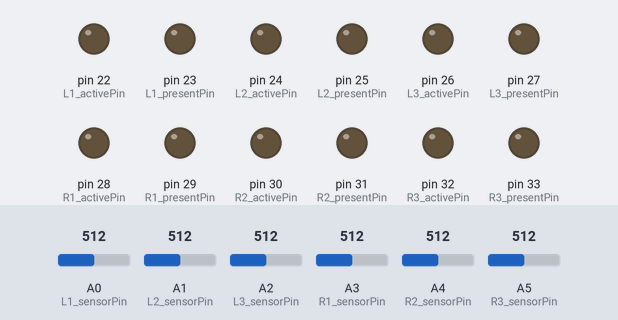
Recording of a sketch running on a simulated Arduino Mega 2560, built with avr-gcc and run on an emulated ATmega2560. Parts: output pins drawn as LEDs (lit = HIGH). The inputs (shaded band) are chosen by the test bench; at power-on: A0 (L1_sensorPin) = 512, A1 (L2_sensorPin) = 512, A3 (R1_sensorPin) = 512, A2 (L3_sensorPin) = 512, A4 (R2_sensorPin) = 512, A5 (R3_sensorPin) = 512. WiFi joins after 1.5 s; servers stay silent unless stated; no MQTT or app messages arrive unless stated; what the sketch prints to the serial monitor is not drawn.

Above: at 1.2 s.
1.3 s: A0 (L1_sensorPin) set to 363
4.3 s: A0 (L1_sensorPin) set to 340
At 4.9 s:
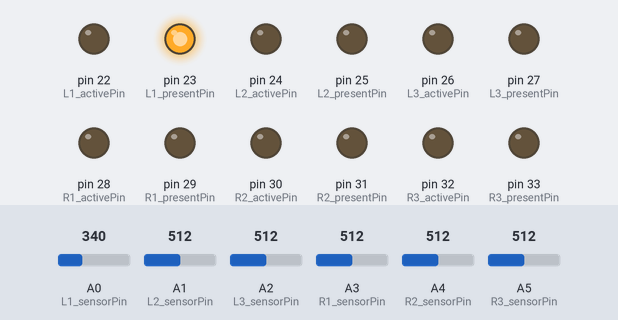
6.5 s: A1 (L2_sensorPin) set to 861
At 7.6 s:
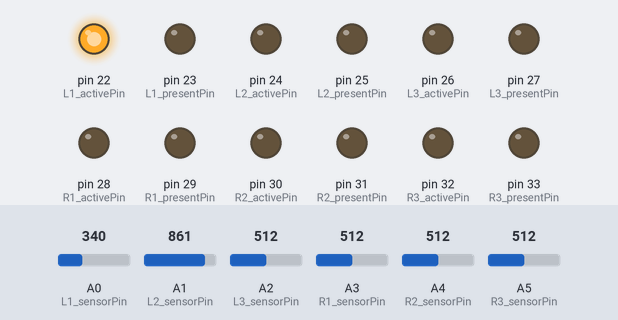
8.8 s: A1 (L2_sensorPin) set to 880
At 11.3 s:
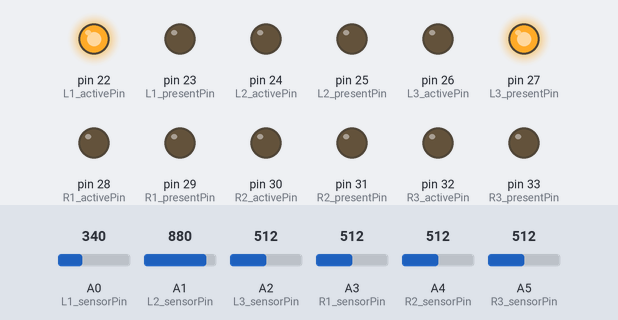
11.8 s: A3 (R1_sensorPin) set to 368
14.8 s: A3 (R1_sensorPin) set to 335
At 19.0 s:
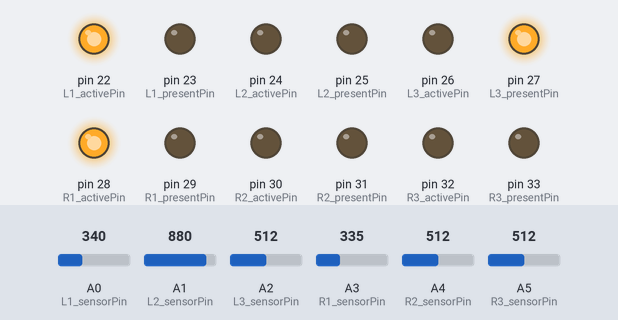
Timing chart, 0 to 22.3 s (numbered marks = the images above; inputs shaded):
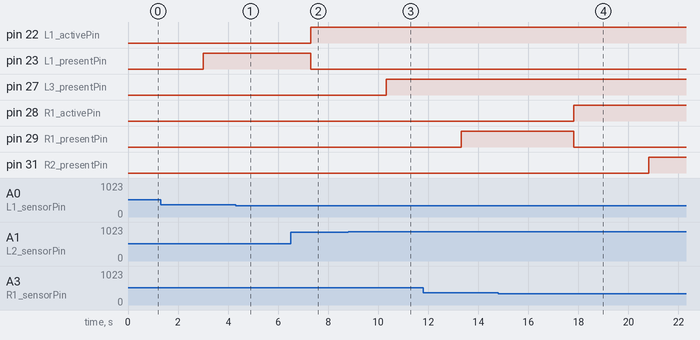

The sketch:

OchsnerSensorMega.ino
```cpp
#include <SPI.h>
#include <Ethernet.h>
#include <PubSubClient.h>

// Update these with values suitable for your hardware/network.
byte mac[] = { 0xDE, 0xAD, 0xBE, 0xEF, 0xFE, 0xEE };
IPAddress ip(192, 168, 2, 105);

/*
 * Analog Readings from sensor:
 *
 * ACTIVE: 0-450
 * PRESENT: 451-900
 * IDLE: > 900
 *
 */

/*
 * These three config variables below can be changed
 */
#define STATE_CHANGE_BUFFER_SECONDS 3 // The buffer period before changing states
#define ACTIVE_MAX_INCHES 24          // The max distance for the ACTIVE state
#define PRESENT_MAX_INCHES 48         // The max distance for the PRESENT state

// The Client ID for connecting to the MQTT Broker
// const char "magicSurfaceClient" = "magicSurfaceClient";

// Presence States
#define ACTIVE_STATE 0
#define PRESENT_STATE 1
#define IDLE_STATE 2
#define TRIGGERED_STATE 3

#define NUM_STATIONS 6                // The number of stations

// Station Pins
const int L1_sensorPin = 54;          // The proximity sensor pin for L1 (INPUT)
const int L1_activePin = 22;          // The ACTIVE state pin to trigger the L1 matrix/teensy (OUTPUT)
const int L1_presentPin = 23;         // The PRESENT state pin to trigger the L1 matrix/teensy (OUTPUT)

const int L2_sensorPin = 55;          // The proximity sensor pin for L2 (INPUT)
const int L2_activePin = 24;          // The ACTIVE state pin to trigger the L2 matrix/teensy (OUTPUT)
const int L2_presentPin = 25;         // The PRESENT state pin to trigger the L2 matrix/teensy (OUTPUT)

const int L3_sensorPin = 56;          // The proximity sensor pin for L3 (INPUT)
const int L3_activePin = 26;          // The ACTIVE state pin to trigger the L3 matrix/teensy (OUTPUT)
const int L3_presentPin = 27;         // The PRESENT state pin to trigger the L3 matrix/teensy (OUTPUT)

const int R1_sensorPin = 57;          // The proximity sensor pin for R1 (INPUT)
const int R1_activePin = 28;          // The ACTIVE state pin to trigger the R1 matrix/teensy (OUTPUT)
const int R1_presentPin = 29;         // The PRESENT state pin to trigger the R1 matrix/teensy (OUTPUT)

const int R2_sensorPin = 58;          // The proximity sensor pin for R2 (INPUT)
const int R2_activePin = 30;          // The ACTIVE state pin to trigger the R2 matrix/teensy (OUTPUT)
const int R2_presentPin = 31;         // The PRESENT state pin to trigger the R2 matrix/teensy (OUTPUT)

const int R3_sensorPin = 59;          // The proximity sensor pin for R3 (INPUT)
const int R3_activePin = 32;          // The ACTIVE state pin to trigger the R3 matrix/teensy (OUTPUT)
const int R3_presentPin = 33;         // The PRESENT state pin to trigger the R3 matrix/teensy (OUTPUT)

// Initialize the current state for each station
int L1_currentState;
int L2_currentState;
int L3_currentState;
int R1_currentState;
int R2_currentState;
int R3_currentState;

bool L1_waiting = false;
bool L2_waiting = false;
bool L3_waiting = false;
bool R1_waiting = false;
bool R2_waiting = false;
bool R3_waiting = false;

// Initialize the ethernet library
EthernetClient net;
// Initialize the MQTT library
PubSubClient mqttClient(net);

// The Client ID for connecting to the MQTT Broker
const char* CLIENT_ID = "MS_LR";

// The Topic for mqtt messaging
const char* TOPIC = "command/MS_LR";

const char* mqttServer = "192.168.2.10";
const int mqttPort = 1883;

// Station names, used as MQTT Topics
const char stations[NUM_STATIONS][10] = {"MS_L1", "MS_L2", "MS_L3", "MS_R1", "MS_R2", "MS_R3"};

// Station states, used as MQTT Messages
const char states[4][10] = {"ACTIVE", "PRESENT", "IDLE", "TRIGGERED"};

// Put the current states into an array for indexing
int currentStates[NUM_STATIONS] = {L1_currentState, L2_currentState, L3_currentState, R1_currentState, R2_currentState, R3_currentState};
bool stationWaiting[NUM_STATIONS] = {L1_waiting, L2_waiting, L3_waiting, R1_waiting, R2_waiting, R3_waiting};

// Put the pins into arrays for indexing
const int sensorPins[NUM_STATIONS] = {L1_sensorPin, L2_sensorPin, L3_sensorPin, R1_sensorPin, R2_sensorPin, R3_sensorPin};
const int activePins[NUM_STATIONS] = {L1_activePin, L2_activePin, L3_activePin, R1_activePin, R2_activePin, R3_activePin};
const int presentPins[NUM_STATIONS] = {L1_presentPin, L2_presentPin, L3_presentPin, R1_presentPin, R2_presentPin, R3_presentPin};

long lastReconnectAttempt = 0;

// Reconnect to the MQTT broker when the connection is lost
void reconnect() {
  while (!mqttClient.connected()) {
    Serial.print("Attempting MQTT connection...");
    // Attempt to connect with the client ID
    if (mqttClient.connect(CLIENT_ID)) {
        Serial.println("Connected!");
        // Once connected, publish an announcement...
        mqttClient.publish(CLIENT_ID, "CONNECTED", true);

        // Subscribe to each station topic
        for (int i = 0; i < NUM_STATIONS; i++) {
          mqttClient.publish(stations[i], "CONNECTED SENSOR", true);
          mqttClient.subscribe(stations[i]);
        }
    } else {
        Serial.print("failed, rc=");
        Serial.print(mqttClient.state());
        Serial.println(" try again in 5 seconds");
        // Wait 5 seconds before retrying
        delay(5000);
    }
  }
}

boolean reconnect_non_blocking() {
  if (mqttClient.connect(CLIENT_ID)) {
    Serial.println("Connected!");
    // Once connected, publish an announcement...
    mqttClient.publish(CLIENT_ID, "CONNECTED", true);

    // Subscribe to each station topic
    for (int i = 0; i < NUM_STATIONS; i++) {
      mqttClient.publish(stations[i], "CONNECTED SENSOR", true);
      mqttClient.subscribe(stations[i]);
    }
  } else {
    Serial.print("failed, rc=");
    Serial.print(mqttClient.state());
  }
  return mqttClient.connected();
}


void messageReceived(char* topic, byte* payload, unsigned int length) {
  Serial.print("Message arrived [");
  Serial.print(topic);
  Serial.println("] ");
  char payloadArr[length+1];

  for (unsigned int i=0;i<length;i++)
  {
    payloadArr[i] = (char)payload[i];
  }
  payloadArr[length] = 0;

  Serial.println(payloadArr);  // null terminated array
}


void setup() {
  // Initialize serial communication:
  Serial.begin(9600);

  // Initialize the ethernet connection
  Ethernet.begin(mac, ip);
  mqttClient.setServer(mqttServer, mqttPort);
  mqttClient.setCallback(messageReceived);

  // Initialize all pins and set currentStates to IDLE
  for (int i = 0; i < NUM_STATIONS; i++) {
    pinMode(sensorPins[i], INPUT);
    pinMode(activePins[i], OUTPUT);
    pinMode(presentPins[i], OUTPUT);
    currentStates[i] = IDLE_STATE;
  }
  lastReconnectAttempt = 0;
}

void loop() {
  if (!mqttClient.connected()) {
    long now = millis();
    if (now - lastReconnectAttempt > 5000) {
      lastReconnectAttempt = now;
      // Attempt to reconnect
      if (reconnect_non_blocking()) {
        lastReconnectAttempt = 0;
      }
    }
  } else {
    mqttClient.loop();
  }

  // Run each statin through the state machine
  for (int i = 0; i < NUM_STATIONS; i++) {
    stateMachine(i);
  }
  // Small delay to keep things stable
  delay(10);
}

int lastTempState[NUM_STATIONS];
void stateMachine (int pos) {
  int tempState;
  long analogDistance, inches;
  bool waiting = false;
  volatile static unsigned long lastStateChangeTime = 0;

  // The raw (voltage) signal coming from the sensor
  analogDistance = analogRead(sensorPins[pos]);
  inches = analogToInches(analogDistance);

  // Get the current sensor state
  tempState = getState(inches);

  // Only set the lastStateChangeTime on the first loop
  if (tempState != lastTempState[pos] && lastTempState[pos] == currentStates[pos]) {
    lastStateChangeTime = millis();
  }

  stationWaiting[pos] = tempState != currentStates[pos] &&
                        tempState == lastTempState[pos] &&
                        (millis() - lastStateChangeTime) <= STATE_CHANGE_BUFFER_SECONDS * 1000;
  waiting = currentStates[pos] == IDLE_STATE && stationWaiting[pos];
  if (waiting) Serial.println(waiting);

  /*
   * Only send the state update on the first loop.
   *
   * IF the current (temporary) sensor state is not equal to the actual broadcasted state,
   * AND the current (temporary) state is equal to the last current (temporary) state, (it didn't just change)
   * AND the last time the state changed (when tempState !=  lastTempState) was more than the state change buffer,
   * THEN we can safely change the actual state and broadcast it.
   *
   */
  if (
    tempState != currentStates[pos] &&
    tempState == lastTempState[pos] &&
    millis() - lastStateChangeTime > STATE_CHANGE_BUFFER_SECONDS * 1000
  ) {
#if DEBUG == 1
    Serial.print("Sensor State Changed: ");
    Serial.println(stations[pos]);
    Serial.print("Last State: ");
    Serial.println(currentStates[pos]);
    Serial.print("New State: ");
    Serial.println(tempState);
#endif
    lastStateChangeTime = millis();
    currentStates[pos] = waiting ? TRIGGERED_STATE : tempState;

    // Publish the message for this station. i.e. client.publish("L1", "ACTIVE")
    mqttClient.publish(stations[pos], states[currentStates[pos]], true);
  }

  switch (currentStates[pos]) {
    case ACTIVE_STATE:
      setActive(pos);
      break;
    case PRESENT_STATE:
      setPresent(pos);
      break;
    case TRIGGERED_STATE:
      setTripped(pos);
      break;
    default:
      setIdle(pos);
      break;
  }
  lastTempState[pos] = tempState;
}

void setActive (int pos) {
  // if (pos == 1) Serial.println("set active");
  digitalWrite(activePins[pos], HIGH);
  digitalWrite(presentPins[pos], LOW);
}

void setPresent (int pos) {
  // if (pos == 1) Serial.println("set present");
  digitalWrite(presentPins[pos], HIGH);
  digitalWrite(activePins[pos], LOW);
}

void setIdle (int pos) {
  // if (pos == 1) Serial.println("set idle");
  digitalWrite(activePins[pos], LOW);
  digitalWrite(presentPins[pos], LOW);
}

void setTripped (int pos) {
  // if (pos == 1) Serial.println("set tripped");
  digitalWrite(activePins[pos], HIGH);
  digitalWrite(presentPins[pos], HIGH);
}

// Map analogInput to inches
long analogToInches(long analogDistance) {
#if DEBUG == 1
  Serial.println(analogDistance);
#endif
  return map(analogDistance, 50, 1023, 10, 55);
}

int getState(long inches) {
  if (inches >= PRESENT_MAX_INCHES) {
    return IDLE_STATE;
  }
  return inches < ACTIVE_MAX_INCHES ? ACTIVE_STATE : PRESENT_STATE;
}
```

Measured:
- the behaviour switches between 353 and 352 on A0 (L1_sensorPin) (found by bisection; images 0 and 1)
- the behaviour switches between 871 and 872 on A1 (L2_sensorPin) (found by bisection; images 2 and 3)
- the behaviour switches between 353 and 352 on A3 (R1_sensorPin) (found by bisection; images 3 and 4)
- after the input at 4.3 s, pin 25 (L2_presentPin): stays LOW (without the input it goes to HIGH after 1.7 s)
- after the input at 8.8 s, pin 27 (L3_presentPin): LOW → HIGH after 1.5 s; pin 32 (R3_activePin), pin 33 (R3_presentPin): stays LOW (without the input it goes to HIGH after 1.5 s)
- after the input at 14.8 s, pin 28 (R1_activePin): LOW → HIGH after 3.0 s; pin 29 (R1_presentPin): HIGH → LOW after 3.0 s; pin 31 (R2_presentPin): LOW → HIGH after 6.0 s instead of 1.5 s; pin 33 (R3_presentPin): stays LOW (without the input it goes to HIGH after 4.5 s)
